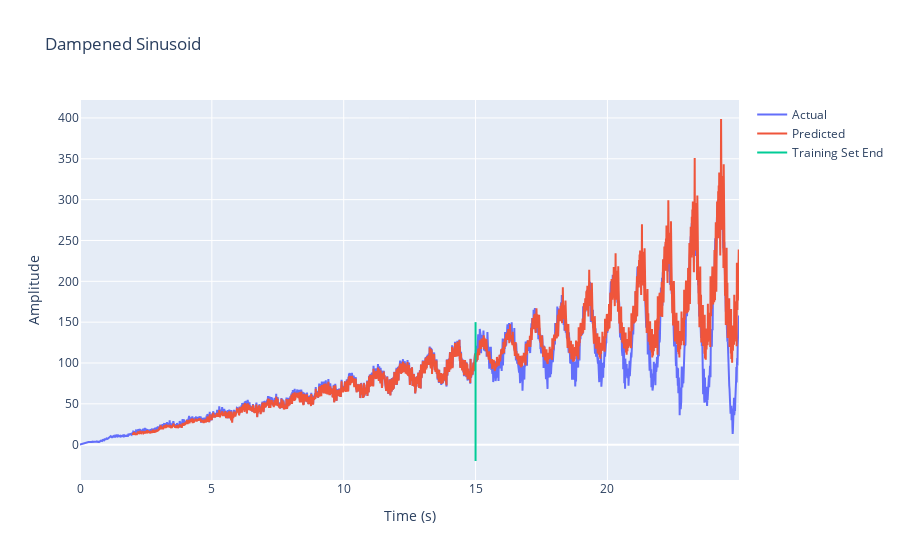

The notebook cell this image was saved under:
### Code cell
#Test the model on the entire data set and plot the results.

y_pred = []
for i in range(0, 2300, 50):
    inputs=y[i:i+200]
    inputs = torch.tensor(inputs)
    outputs = net(inputs.float())
    y_pred.append(outputs.detach().numpy())

y_pred = np.array(y_pred)
y_pred = y_pred.reshape(2300)

#plot with plotly with a line where the training set ends
import plotly.graph_objects as go
fig = go.Figure()
fig.add_trace(go.Scatter(x=t[0:2500], y=y, mode='lines', name='Actual'))
fig.add_trace(go.Scatter(x=t[200:2500], y=y_pred, mode='lines', name='Predicted'))
fig.add_trace(go.Scatter(x=[t[1500], t[1500]], y=[-20, 150], mode='lines', name='Training Set End'))
fig.update_layout(title='Dampened Sinusoid', xaxis_title='Time (s)', yaxis_title='Amplitude')
fig.show()

#Compute the total error on the test set.
error = 0
for i in range(1500, 2500):
    error = error + (y[i] - y_pred[i-200])**2
error = error/1000
print(error)

### Figure 1 — Plotly figure (JSON) as saved in the notebook; plotly's stock layout.template omitted (floating-point values rounded to 4 significant figures; data arrays with more than 128 entries replaced by an {"elided": "..."} marker saying what was removed)
{"data": [{"mode": "lines", "name": "Actual", "type": "scatter", "x": {"elided": "2500 float values"}, "y": {"elided": "2500 float values"}}, {"mode": "lines", "name": "Predicted", "type": "scatter", "x": {"elided": "2300 float values"}, "y": {"elided": "2300 float values"}}, {"mode": "lines", "name": "Training Set End", "type": "scatter", "x": [15, 15], "y": [-20, 150]}], "layout": {"title": {"text": "Dampened Sinusoid"}, "xaxis": {"title": {"text": "Time (s)"}}, "yaxis": {"title": {"text": "Amplitude"}}}}
